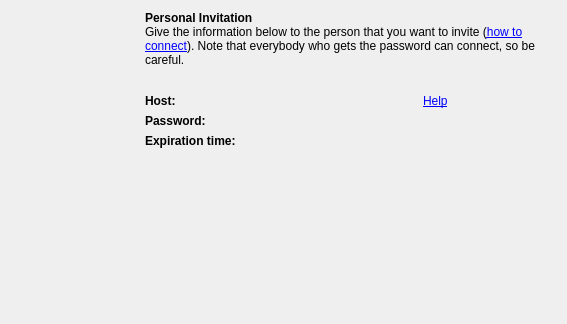
<ui version="4.0" >
 <class>PersonalInviteWidget</class>
 <widget class="QWidget" name="PersonalInviteWidget" >
  <property name="geometry" >
   <rect>
    <x>0</x>
    <y>0</y>
    <width>567</width>
    <height>324</height>
   </rect>
  </property>
  <property name="windowTitle" >
   <string/>
  </property>
  <layout class="QHBoxLayout" >
   <item>
    <widget class="QLabel" name="pixmapLabel" >
     <property name="sizePolicy" >
      <sizepolicy vsizetype="Fixed" hsizetype="Fixed" >
       <horstretch>0</horstretch>
       <verstretch>0</verstretch>
      </sizepolicy>
     </property>
     <property name="minimumSize" >
      <size>
       <width>128</width>
       <height>128</height>
      </size>
     </property>
    </widget>
   </item>
   <item>
    <layout class="QVBoxLayout" >
     <item>
      <widget class="QLabel" name="mainTextLabel" >
       <property name="sizePolicy" >
        <sizepolicy vsizetype="Minimum" hsizetype="Expanding" >
         <horstretch>0</horstretch>
         <verstretch>0</verstretch>
        </sizepolicy>
       </property>
       <property name="focusPolicy" >
        <enum>Qt::NoFocus</enum>
       </property>
       <property name="text" >
        <string>&lt;html>&lt;head>&lt;meta name="qrichtext" content="1" />&lt;style type="text/css">
p, li { white-space: pre-wrap; }
&lt;/style>&lt;/head>&lt;body style=" font-family:'Sans Serif'; font-size:9pt; font-weight:400; font-style:normal; text-decoration:none;">
&lt;p style=" margin-top:0px; margin-bottom:0px; margin-left:0px; margin-right:0px; -qt-block-indent:0; text-indent:0px;">&lt;span style=" font-weight:600;">Personal Invitation&lt;/span>&lt;/p>
&lt;p style=" margin-top:0px; margin-bottom:0px; margin-left:0px; margin-right:0px; -qt-block-indent:0; text-indent:0px;">Give the information below to the person that you want to invite (&lt;a href="htc">how to connect&lt;/a>). Note that everybody who gets the password can connect, so be careful.&lt;/p>&lt;/body>&lt;/html></string>
       </property>
       <property name="wordWrap" >
        <bool>true</bool>
       </property>
      </widget>
     </item>
     <item>
      <spacer>
       <property name="orientation" >
        <enum>Qt::Vertical</enum>
       </property>
       <property name="sizeType" >
        <enum>QSizePolicy::Minimum</enum>
       </property>
       <property name="sizeHint" >
        <size>
         <width>20</width>
         <height>21</height>
        </size>
       </property>
      </spacer>
     </item>
     <item>
      <layout class="QGridLayout" >
       <item row="0" column="0" >
        <widget class="QLabel" name="kActiveLabel5" >
         <property name="sizePolicy" >
          <sizepolicy vsizetype="Minimum" hsizetype="MinimumExpanding" >
           <horstretch>0</horstretch>
           <verstretch>0</verstretch>
          </sizepolicy>
         </property>
         <property name="text" >
          <string>&lt;b>Host:&lt;/b></string>
         </property>
         <property name="wordWrap" >
          <bool>false</bool>
         </property>
        </widget>
       </item>
       <item row="0" column="1" >
        <widget class="QLabel" name="hostLabel" >
         <property name="sizePolicy" >
          <sizepolicy vsizetype="Minimum" hsizetype="MinimumExpanding" >
           <horstretch>0</horstretch>
           <verstretch>0</verstretch>
          </sizepolicy>
         </property>
         <property name="focusPolicy" >
          <enum>Qt::NoFocus</enum>
         </property>
         <property name="textInteractionFlags" >
          <set>Qt::LinksAccessibleByKeyboard|Qt::LinksAccessibleByMouse|Qt::NoTextInteraction|Qt::TextBrowserInteraction|Qt::TextEditable|Qt::TextEditorInteraction|Qt::TextSelectableByKeyboard|Qt::TextSelectableByMouse</set>
         </property>
        </widget>
       </item>
       <item row="0" column="2" >
        <widget class="QLabel" name="hostHelpLabel" >
         <property name="sizePolicy" >
          <sizepolicy vsizetype="Minimum" hsizetype="MinimumExpanding" >
           <horstretch>0</horstretch>
           <verstretch>0</verstretch>
          </sizepolicy>
         </property>
         <property name="text" >
          <string>&lt;html>&lt;head>&lt;meta name="qrichtext" content="1" />&lt;style type="text/css">
p, li { white-space: pre-wrap; }
&lt;/style>&lt;/head>&lt;body style=" font-family:'Sans Serif'; font-size:9pt; font-weight:400; font-style:normal; text-decoration:none;">
&lt;p style=" margin-top:0px; margin-bottom:0px; margin-left:0px; margin-right:0px; -qt-block-indent:0; text-indent:0px;">&lt;a href="help">Help&lt;/a>&lt;/p>&lt;/body>&lt;/html></string>
         </property>
        </widget>
       </item>
       <item row="1" column="0" >
        <widget class="QLabel" name="kActiveLabel6" >
         <property name="sizePolicy" >
          <sizepolicy vsizetype="Minimum" hsizetype="MinimumExpanding" >
           <horstretch>0</horstretch>
           <verstretch>0</verstretch>
          </sizepolicy>
         </property>
         <property name="text" >
          <string>&lt;b>Password:&lt;/b></string>
         </property>
         <property name="wordWrap" >
          <bool>false</bool>
         </property>
        </widget>
       </item>
       <item row="1" column="1" >
        <widget class="QLabel" name="passwordLabel" >
         <property name="sizePolicy" >
          <sizepolicy vsizetype="Minimum" hsizetype="MinimumExpanding" >
           <horstretch>0</horstretch>
           <verstretch>0</verstretch>
          </sizepolicy>
         </property>
         <property name="focusPolicy" >
          <enum>Qt::NoFocus</enum>
         </property>
         <property name="textInteractionFlags" >
          <set>Qt::LinksAccessibleByKeyboard|Qt::LinksAccessibleByMouse|Qt::NoTextInteraction|Qt::TextBrowserInteraction|Qt::TextEditable|Qt::TextEditorInteraction|Qt::TextSelectableByKeyboard|Qt::TextSelectableByMouse</set>
         </property>
        </widget>
       </item>
       <item row="2" column="0" >
        <widget class="QLabel" name="kActiveLabel7" >
         <property name="sizePolicy" >
          <sizepolicy vsizetype="Minimum" hsizetype="MinimumExpanding" >
           <horstretch>0</horstretch>
           <verstretch>0</verstretch>
          </sizepolicy>
         </property>
         <property name="text" >
          <string>&lt;b>Expiration time:&lt;/b></string>
         </property>
         <property name="wordWrap" >
          <bool>false</bool>
         </property>
        </widget>
       </item>
       <item row="2" column="1" >
        <widget class="QLabel" name="expirationLabel" >
         <property name="sizePolicy" >
          <sizepolicy vsizetype="Minimum" hsizetype="MinimumExpanding" >
           <horstretch>0</horstretch>
           <verstretch>0</verstretch>
          </sizepolicy>
         </property>
         <property name="focusPolicy" >
          <enum>Qt::NoFocus</enum>
         </property>
        </widget>
       </item>
      </layout>
     </item>
     <item>
      <spacer>
       <property name="orientation" >
        <enum>Qt::Vertical</enum>
       </property>
       <property name="sizeType" >
        <enum>QSizePolicy::Expanding</enum>
       </property>
       <property name="sizeHint" >
        <size>
         <width>20</width>
         <height>65</height>
        </size>
       </property>
      </spacer>
     </item>
    </layout>
   </item>
  </layout>
 </widget>
 <layoutdefault spacing="6" margin="11" />
 <layoutfunction spacing="KDialog::spacingHint" margin="KDialog::marginHint" />
 <pixmapfunction>qPixmapFromMimeSource</pixmapfunction>
 <resources/>
 <connections/>
</ui>
